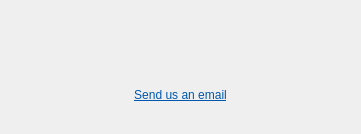
<?xml version="1.0" encoding="UTF-8"?>
<ui version="4.0">
 <class>ErrorDialog</class>
 <widget class="QDialog" name="ErrorDialog">
  <property name="windowModality">
   <enum>Qt::ApplicationModal</enum>
  </property>
  <property name="geometry">
   <rect>
    <x>0</x>
    <y>0</y>
    <width>361</width>
    <height>134</height>
   </rect>
  </property>
  <property name="sizePolicy">
   <sizepolicy hsizetype="Minimum" vsizetype="Minimum">
    <horstretch>0</horstretch>
    <verstretch>0</verstretch>
   </sizepolicy>
  </property>
  <property name="windowTitle">
   <string notr="true">Mapflow</string>
  </property>
  <layout class="QGridLayout" name="gridLayout">
   <property name="verticalSpacing">
    <number>0</number>
   </property>
   <item row="0" column="0">
    <widget class="QLabel" name="text">
     <property name="sizePolicy">
      <sizepolicy hsizetype="Minimum" vsizetype="Minimum">
       <horstretch>0</horstretch>
       <verstretch>0</verstretch>
      </sizepolicy>
     </property>
     <property name="text">
      <string/>
     </property>
     <property name="alignment">
      <set>Qt::AlignCenter</set>
     </property>
     <property name="wordWrap">
      <bool>true</bool>
     </property>
    </widget>
   </item>
   <item row="1" column="0">
    <widget class="QLabel" name="sendEmail">
     <property name="text">
      <string>&lt;html&gt;&lt;head/&gt;&lt;body&gt;&lt;p&gt;&lt;a href=&quot;mailto:help@geoalert.io?subject=Plugin Error&quot;&gt;&lt;span style=&quot; text-decoration: underline; color:#0057ae;&quot;&gt;Send us an email&lt;/span&gt;&lt;/a&gt;&lt;/p&gt;&lt;/body&gt;&lt;/html&gt;</string>
     </property>
     <property name="alignment">
      <set>Qt::AlignCenter</set>
     </property>
     <property name="openExternalLinks">
      <bool>true</bool>
     </property>
    </widget>
   </item>
  </layout>
 </widget>
 <resources/>
 <connections/>
</ui>
